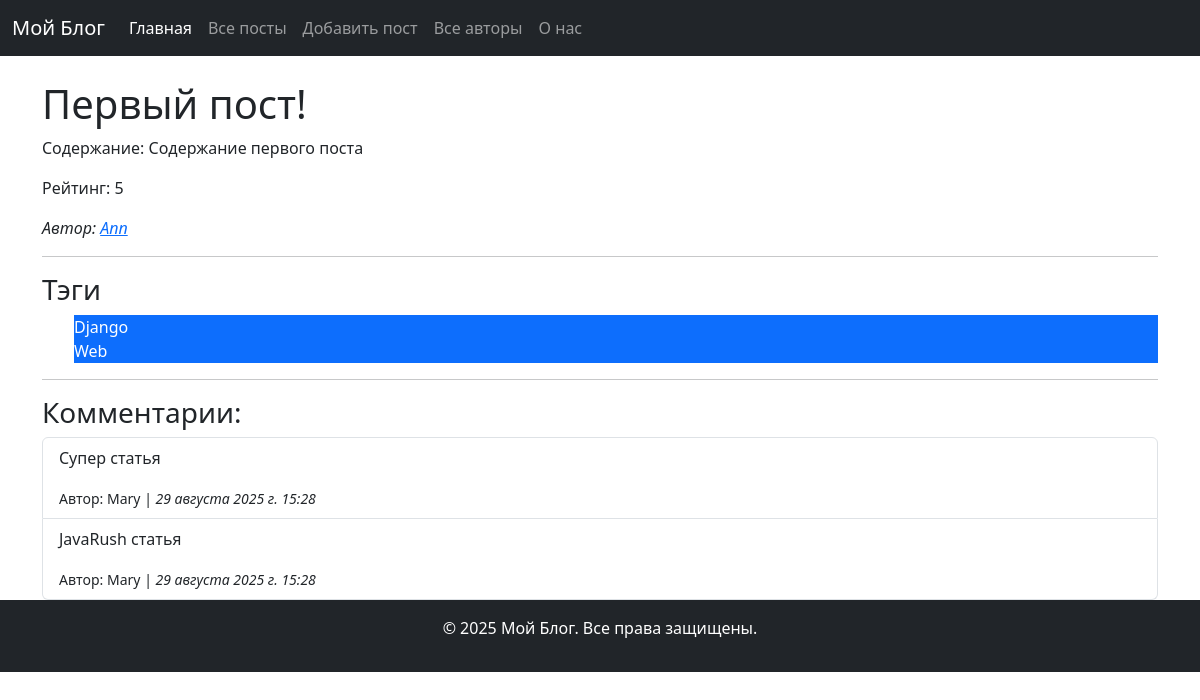
The app's page /posts/1/ with its own data.
### blog_app/models.py (models this page shows, shortened)
class Post(models.Model):
    title = models.CharField(max_length=100)
    content = models.TextField()
    created_at = models.DateTimeField(auto_now_add=True)
    author = models.ForeignKey('Author', on_delete=models.CASCADE, related_name='posts')
    rating = models.IntegerField(default=0)
    tags = models.ManyToManyField('Tag', blank=True, related_name='posts')
    class Meta:
        ordering = ['title']
        verbose_name = 'Пост'
        verbose_name_plural = 'Посты'
        unique_together = ('title', 'author')

class Author(models.Model):
    name = models.CharField(max_length=100)

class Tag(models.Model):
    name = models.CharField(max_length=50)

class Comment(models.Model):
    text = models.TextField()
    author = models.ForeignKey('Author', on_delete=models.CASCADE, related_name='comments')
    created_at = models.DateTimeField(auto_now_add=True)
    post = models.ForeignKey(Post, on_delete=models.CASCADE, related_name='comments')

### blog_app/views.py (the view)
# urls.py: path('posts/<int:post_id>/', post_detail, name='post_detail'),
def post_detail(request, post_id):
    post = get_object_or_404(Post, pk=post_id)
    comments = Comment.objects.filter(post=post)
    tags = post.tags.all()
    context = {
        'post': post,
        'comments': comments,
        'tags': tags,
    }
    return render(request, 'blog_app/post_detail.html', context=context)

### blog_app/templates/blog_app/post_detail.html (shortened to what this page needs)
{% extends 'blog_app/base.html' %}
{% block content %}
    <h1>{{ post.title }}!</h1>
    <p>Содержание: {{ post.content }}</p>
    <p>Рейтинг: {{ post.rating }}</p>
    <p><i>Автор: <a href="{% url 'author_posts' post.author.id %}">{{ post.author.name }}</a></i></p>
    <hr>
    <h3>Тэги</h3>
    <ul>
        {% for tag in tags %}
        <li class="bg-primary text-white">
            {{ tag.name }}
        </li>
        {% empty %}
            <p>Тэгов нет</p>
        {% endfor %}
    </ul>
    <hr>
    <h3>Комментарии:</h3>
    <ul class="list-group">
        {% for comment in comments %}
        <li class="list-group-item">
            <p>{{ comment.text }}</p>
            <small>Автор: {{ comment.author.name }} |<i> {{ comment.created_at }} </i></small>
        </li>
        {% empty %}
            <p>Комментариев нет</p>
        {% endfor %}
    </ul>
{% endblock %}

### records on screen
Post: title "Первый пост", content "Содержание первого поста", rating "5", author.name "Ann"
Tag: name "Django"
Tag: name "Web"
Comment: text "Супер статья", author.name "Mary", created_at "29 августа 2025 г. 15:28"
Comment: text "JavaRush статья", author.name "Mary", created_at "29 августа 2025 г. 15:28"
